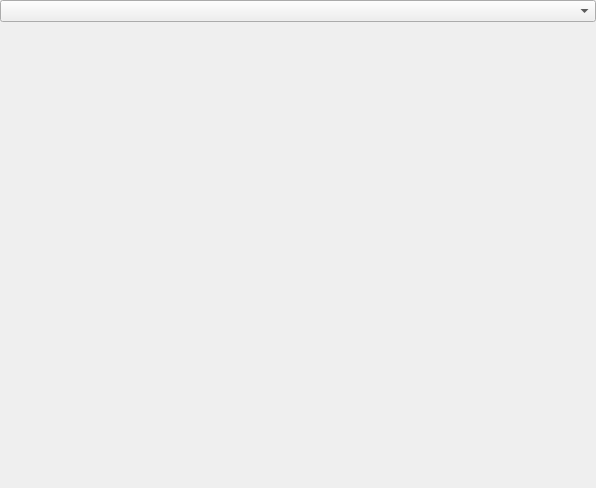
<?xml version="1.0" encoding="UTF-8"?>
<ui version="4.0">
 <class>ChartWidget</class>
 <widget class="QDockWidget" name="ChartWidget">
  <property name="geometry">
   <rect>
    <x>0</x>
    <y>0</y>
    <width>596</width>
    <height>488</height>
   </rect>
  </property>
  <property name="windowTitle">
   <string>Chart</string>
  </property>
  <widget class="QWidget" name="dockWidgetContents">
   <layout class="QVBoxLayout" name="verticalLayout">
    <property name="spacing">
     <number>0</number>
    </property>
    <property name="leftMargin">
     <number>0</number>
    </property>
    <property name="topMargin">
     <number>0</number>
    </property>
    <property name="rightMargin">
     <number>0</number>
    </property>
    <property name="bottomMargin">
     <number>0</number>
    </property>
    <item>
     <widget class="QComboBox" name="comboBoxSeries"/>
    </item>
    <item>
     <widget class="ControlsChartView" name="chartView">
     </widget>
    </item>
   </layout>
  </widget>
 </widget>
 <customwidgets>
  <customwidget>
   <class>ControlsChartView</class>
   <extends>QWidget</extends>
   <header>src/window/chart/ControlsChartView.h</header>
  </customwidget>
 </customwidgets>
 <resources/>
 <connections/>
</ui>
